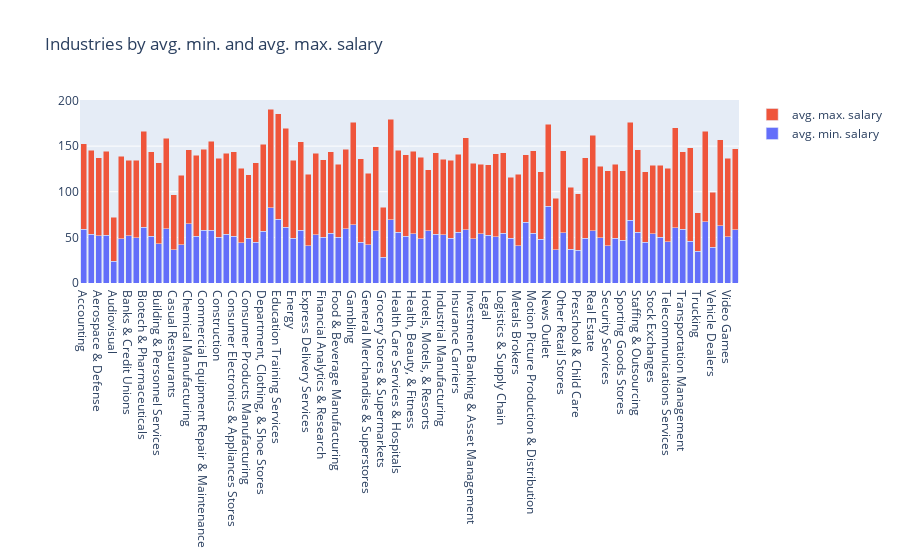

Notebook cell for this chart:
### Code cell
plt.figure(figsize=(7,4))
fig=go.Figure()
fig.add_trace(go.Bar(x=ind['Industry'],y=ind['min. salary'],name='avg. min. salary'))
fig.add_trace(go.Bar(x=ind['Industry'],y=ind['max. salary'],name='avg. max. salary'))
fig.update_layout(title='Industries by avg. min. and avg. max. salary',barmode='stack')

### Figure 1 — Plotly figure (JSON) as saved in the notebook; plotly's stock layout.template omitted (floating-point values rounded to 4 significant figures)
{"data": [{"name": "avg. min. salary", "type": "bar", "x": ["Accounting", "Advertising & Marketing", "Aerospace & Defense", "Architectural & Engineering Services", "Audiovisual", "Automotive Parts & Accessories Stores", "Banks & Credit Unions", "Beauty & Personal Accessories Stores", "Biotech & Pharmaceuticals", "Brokerage Services", "Building & Personnel Services", "Cable, Internet & Telephone Providers", "Casual Restaurants", "Catering & Food Service Contractors", "Chemical Manufacturing", "Colleges & Universities", "Commercial Equipment Repair & Maintenance", "Computer Hardware & Software", "Construction", "Consulting", "Consumer Electronics & Appliances Stores", "Consumer Product Rental", "Consumer Products Manufacturing", "Convenience Stores & Truck Stops", "Department, Clothing, & Shoe Stores", "Drug & Health Stores", "Education Training Services", "Electrical & Electronic Manufacturing", "Energy", "Enterprise Software & Network Solutions", "Express Delivery Services", "Federal Agencies", "Financial Analytics & Research", "Financial Transaction Processing", "Food & Beverage Manufacturing", "Food & Beverage Stores", "Gambling", "Gas Stations", "General Merchandise & Superstores", "General Repair & Maintenance", "Grocery Stores & Supermarkets", "Health Care Products Manufacturing", "Health Care Services & Hospitals", "Health Fundraising Organizations", "Health, Beauty, & Fitness", "Home Centers & Hardware Stores", "Hotels, Motels, & Resorts", "IT Services", "Industrial Manufacturing", "Insurance Agencies & Brokerages", "Insurance Carriers", "Internet", "Investment Banking & Asset Management", "K-12 Education", "Legal", "Lending", "Logistics & Supply Chain", "Membership Organizations", "Metals Brokers", "Miscellaneous Manufacturing", "Motion Picture Production & Distribution", "Municipal Governments", "News Outlet", "Oil & Gas Services", "Other Retail Stores", "Pet & Pet Supplies Stores", "Preschool & Child Care", "Publishing", "Real Estate", "Research & Development", "Security Services", "Social Assistance", "Sporting Goods Stores", "Sports & Recreation", "Staffing & Outsourcing", "State & Regional Agencies", "Stock Exchanges", "TV Broadcast & Cable Networks", "Telecommunications Services", "Transportation Equipment Manufacturing", "Transportation Management", "Truck Rental & Leasing", "Trucking", "Utilities", "Vehicle Dealers", "Venture Capital & Private Equity", "Video Games", "Wholesale"], "y": [59.15, 53.18, 51.95, 52.46, 24, 48.5, 51.51, 49.5, 61.36, 51, 43, 59.4, 36.2, 42, 65, 51.35, 57.83, 57.6, 50, 53.37, 51, 44, 48.9, 44.5, 56.6, 82.5, 69.67, 60.83, 49.29, 58.03, 41, 52.67, 50, 54.6, 50, 59.5, 64, 44.67, 41.67, 57, 28.33, 69.2, 55.36, 51.33, 53.85, 48.6, 57, 53.3, 53, 49.25, 55.38, 58.43, 48.53, 54, 52.25, 50.93, 54.62, 49.25, 41, 66.5, 54.67, 47.78, 84, 36.25, 55.33, 37, 35.67, 49, 57.25, 49.75, 41, 48.83, 47, 69, 55.35, 44.53, 54, 50.4, 45.33, 60.33, 59, 46, 35, 67, 39, 62.83, 50.8, 58.33]}, {"name": "avg. max. salary", "type": "bar", "x": ["Accounting", "Advertising & Marketing", "Aerospace & Defense", "Architectural & Engineering Services", "Audiovisual", "Automotive Parts & Accessories Stores", "Banks & Credit Unions", "Beauty & Personal Accessories Stores", "Biotech & Pharmaceuticals", "Brokerage Services", "Building & Personnel Services", "Cable, Internet & Telephone Providers", "Casual Restaurants", "Catering & Food Service Contractors", "Chemical Manufacturing", "Colleges & Universities", "Commercial Equipment Repair & Maintenance", "Computer Hardware & Software", "Construction", "Consulting", "Consumer Electronics & Appliances Stores", "Consumer Product Rental", "Consumer Products Manufacturing", "Convenience Stores & Truck Stops", "Department, Clothing, & Shoe Stores", "Drug & Health Stores", "Education Training Services", "Electrical & Electronic Manufacturing", "Energy", "Enterprise Software & Network Solutions", "Express Delivery Services", "Federal Agencies", "Financial Analytics & Research", "Financial Transaction Processing", "Food & Beverage Manufacturing", "Food & Beverage Stores", "Gambling", "Gas Stations", "General Merchandise & Superstores", "General Repair & Maintenance", "Grocery Stores & Supermarkets", "Health Care Products Manufacturing", "Health Care Services & Hospitals", "Health Fundraising Organizations", "Health, Beauty, & Fitness", "Home Centers & Hardware Stores", "Hotels, Motels, & Resorts", "IT Services", "Industrial Manufacturing", "Insurance Agencies & Brokerages", "Insurance Carriers", "Internet", "Investment Banking & Asset Management", "K-12 Education", "Legal", "Lending", "Logistics & Supply Chain", "Membership Organizations", "Metals Brokers", "Miscellaneous Manufacturing", "Motion Picture Production & Distribution", "Municipal Governments", "News Outlet", "Oil & Gas Services", "Other Retail Stores", "Pet & Pet Supplies Stores", "Preschool & Child Care", "Publishing", "Real Estate", "Research & Development", "Security Services", "Social Assistance", "Sporting Goods Stores", "Sports & Recreation", "Staffing & Outsourcing", "State & Regional Agencies", "Stock Exchanges", "TV Broadcast & Cable Networks", "Telecommunications Services", "Transportation Equipment Manufacturing", "Transportation Management", "Truck Rental & Leasing", "Trucking", "Utilities", "Vehicle Dealers", "Venture Capital & Private Equity", "Video Games", "Wholesale"], "y": [93.44, 92.02, 85.05, 92.15, 48, 90.25, 83.06, 85, 104.8, 93, 89, 99, 60.4, 76, 81, 88.72, 88.67, 97.69, 86.62, 88.61, 93, 82, 69.6, 87, 95.2, 108, 116, 108.5, 85.14, 96.62, 78, 89.42, 85, 89.2, 80.17, 87, 112, 91.33, 78.33, 92.5, 54.67, 110.4, 90.25, 89.33, 90.46, 89.2, 67, 89.39, 82.57, 85.25, 85.64, 100.9, 82.63, 76.17, 77.25, 90.93, 88, 66.5, 78, 74, 90.33, 74, 90, 56.5, 89.67, 68, 62.33, 88, 104.6, 77.92, 82, 81.52, 76, 107.3, 90.67, 77.47, 75, 78.4, 80.67, 109.7, 85, 102, 42, 99.5, 60.33, 94.17, 85.95, 88.83]}], "layout": {"barmode": "stack", "title": {"text": "Industries by avg. min. and avg. max. salary"}}}
